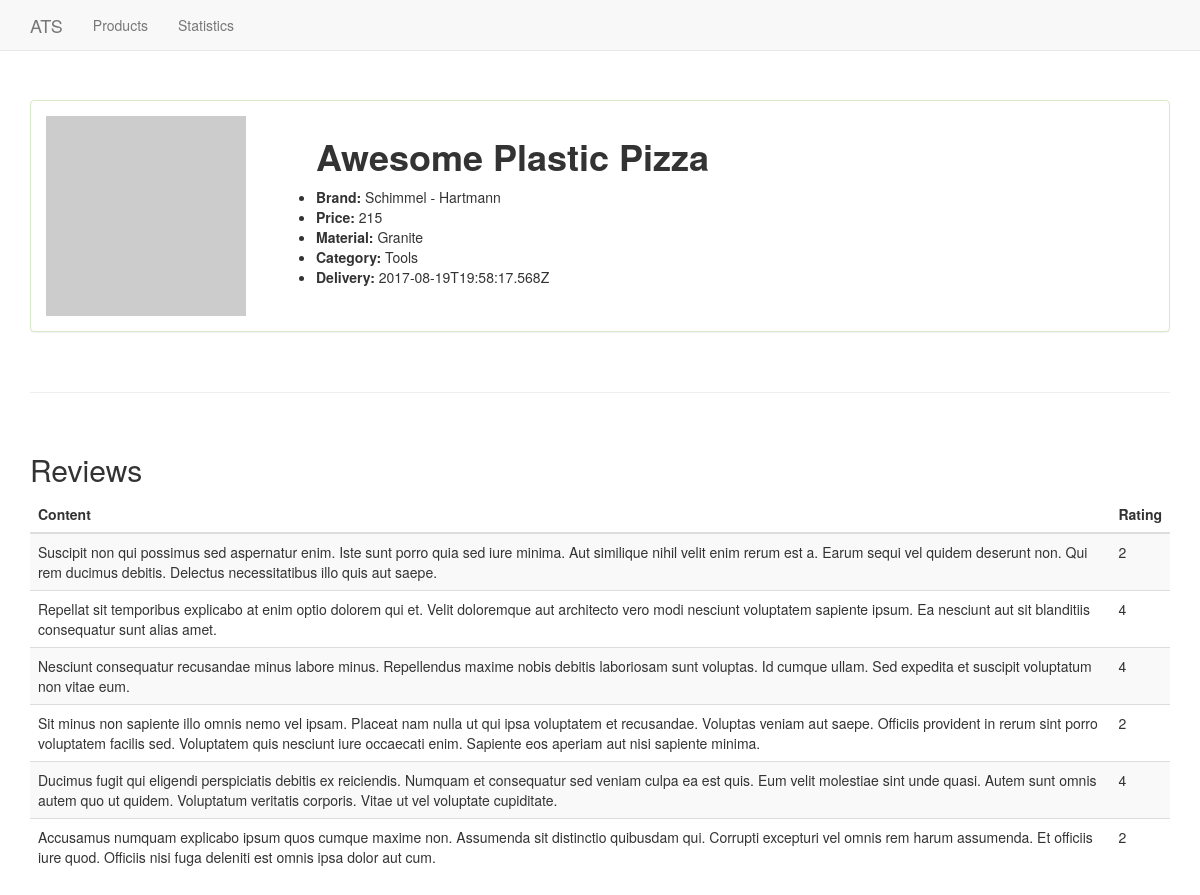
Screenshot of /products/detail/500 with the database file from the repository.
### web_app.py (models this page shows)
class Product(db.Model):
    __tablename__ = 'products'
    id = db.Column(db.Integer, primary_key=True)
    product_name = db.Column(db.String(100))
    category = db.Column(db.String(100))
    base_price = db.Column(db.Integer)
    image_url = db.Column(db.String(250))
    brand = db.Column(db.String(100))
    details = db.Column(db.String(100))
    material = db.Column(db.String(100))
    delivery = db.Column(db.String(100))

class Review(db.Model):
    __tablename__ = 'reviews'
    id = db.Column(db.Integer, primary_key=True)
    product_id = db.Column(db.Integer, db.ForeignKey('products.id'),
        nullable=False)
    product = db.relationship('Product',
        backref=db.backref('reviews', lazy=True))
    content = db.Column(db.Text)
    rating = db.Column(db.Integer)

### web_app.py (the view)
@app.route('/products/detail/<int:id>')
def detail_product(id):
    product = Product.query.get(id)
    return render_template('detail.html', product=product)

### templates/detail.html (shortened to what this page needs)
{% extends "base.html" %}
{% block navbar %}
    <li><a href="{{ url_for('list_products')}}">Products</a></li>
    <li><a href="{{ url_for('statistics')}}">Statistics</a></li>
{% endblock navbar %}
{% block content %}
    <div class="container" style="padding-top:80px">
            <div class="panel panel-success">
                    <div class="panel-body">
                            <img src="{{ product.image_url }}" class="pull-left"
                                style="width:200px;height:200px; margin-right:70px"
                            >
                            <h1><strong>{{ product.product_name }}</strong></h1>
                            <ul>
                                <li><strong>Brand: </strong>{{ product.brand }}</li>
                                <li><strong>Price: </strong>{{ product.base_price }}</li>
                                <li><strong>Material: </strong>{{ product.material }}</li>
                                <li><strong>Category: </strong>{{ product.category }}</li>
                                <li><strong>Delivery: </strong>{{ product.delivery }}</li>
                            </ul>
                     </div>
            </div>
            <br>
            <hr>
            <br>
            <h2>Reviews</h2>
            {% if product.reviews|length == 0 %}
                <h4>No reviews yet</h4>
            {% else %}
            <table class="table table-striped">
                    <thead>
                      <tr>
                        <th>Content</th>
                        <th>Rating</th>
                      </tr>
                    </thead>
                    <tbody>
                        {% for rev in product.reviews %}
                            <tr>
                                <td>{{ rev.content }}</td>
                                <td>{{ rev.rating }}</td>
                            </tr>
                        {% endfor %}
                    </tbody>
                </table>
            {% endif %}
    </div>
{% endblock content %}

### static/css/base.css (style rules this page uses)
body { padding-top: 20px; }

### rows the page displays
Product: product_name "Awesome Plastic Pizza", brand "Schimmel - Hartmann", base_price "215", material "Granite", category "Tools", delivery "2017-08-19T19:58:17.568Z"
Review: content "Suscipit non qui possimus sed aspernatur enim. Iste sunt porro quia sed iure minima. Aut similique nihil velit enim rerum est a. Earum sequi vel quidem deserunt non. Qui rem ducimus debitis. Delectus necessitatibus illo quis aut saepe.", rating "2"
Review: content "Repellat sit temporibus explicabo at enim optio dolorem qui et. Velit doloremque aut architecto vero modi nesciunt voluptatem sapiente ipsum. Ea nesciunt aut sit blanditiis consequatur sunt alias amet.", rating "4"
Review: content "Nesciunt consequatur recusandae minus labore minus. Repellendus maxime nobis debitis laboriosam sunt voluptas. Id cumque ullam. Sed expedita et suscipit voluptatum non vitae eum.", rating "4"
Review: content "Sit minus non sapiente illo omnis nemo vel ipsam. Placeat nam nulla ut qui ipsa voluptatem et recusandae. Voluptas veniam aut saepe. Officiis provident in rerum sint porro voluptatem facilis sed. Voluptatem quis nesciunt iure occaecati enim. Sapiente eos aperiam aut nisi sapiente minima.", rating "2"
Review: content "Ducimus fugit qui eligendi perspiciatis debitis ex reiciendis. Numquam et consequatur sed veniam culpa ea est quis. Eum velit molestiae sint unde quasi. Autem sunt omnis autem quo ut quidem. Voluptatum veritatis corporis. Vitae ut vel voluptate cupiditate.", rating "4"
Review: content "Accusamus numquam explicabo ipsum quos cumque maxime non. Assumenda sit distinctio quibusdam qui. Corrupti excepturi vel omnis rem harum assumenda. Et officiis iure quod. Officiis nisi fuga deleniti est omnis ipsa dolor aut cum.", rating "2"
